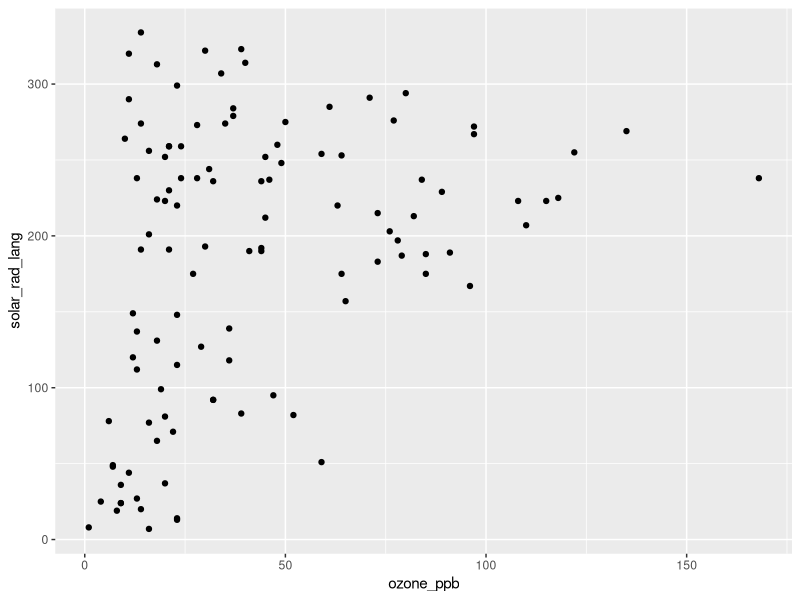
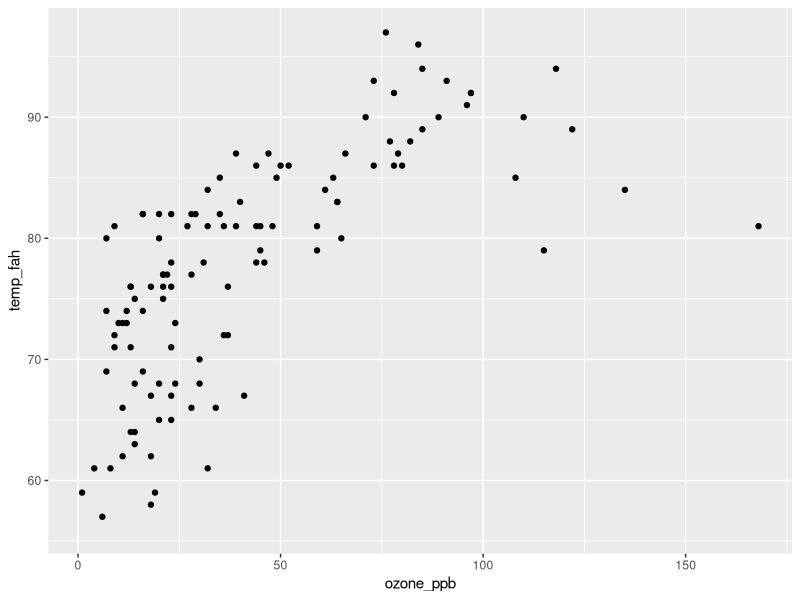

These charts were generated, in order, by the following R code:
## ---- chunk 1
knitr::opts_chunk$set(echo = TRUE,
                      dev = "png")
## ---- chunk 2

library(tidyverse)

## ---- chunk 3

tidy_aq <-rename(.data = airquality,
                 ozone_ppb = Ozone,
                 solar_rad_lang = Solar.R,
                 wind_mph = Wind,
                 temp_fah = Temp,
                 month = Month,
                 day = Day)

## ---- chunk 4

ggplot(tidy_aq,
       aes(x = ozone_ppb,
           y = solar_rad_lang)) + 
  geom_point()

## ---- chunk 5

ggplot(tidy_aq,
       aes(x = ozone_ppb,
           y = temp_fah)) + 
  geom_point()

## ---- chunk 6

lm_aq <- lm(ozone_ppb ~ solar_rad_lang + wind_mph + temp_fah,
            data = tidy_aq)

## ---- chunk 7

library(broom)

tidy_lm_aq <- tidy(lm_aq)

tidy_lm_aq
## ---- chunk 8

knitr::kable(tidy_lm_aq,
             digits = 3,
             caption = "Table of results from the linear model")

## ---- chunk 9
knitr::write_bib(c(
  .packages(), 
  "knitr", 
  "rmarkdown",
  "ggplot2",
  "broom",
  "dplyr"
), "packages.bib",
prefix = getOption("knitr.bib.prefix", ""))
